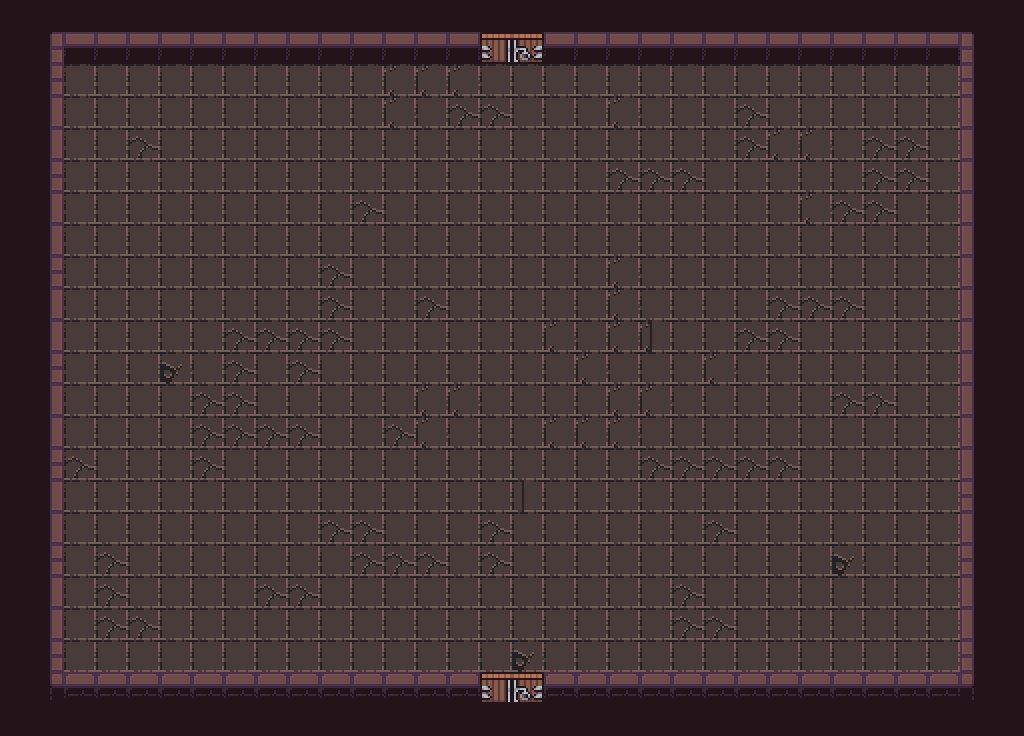

A 2D game scene composited from a Tiled map and its tileset images. What follows is a short description and the map's XML, with every tile layer's data as written:
An orthogonal 32x23 tile map with 32x32 px tiles, 2 tile layers (Floor, Walls), 2 tilesets and 8 objects.

<map version="1.10" tiledversion="1.10.2" orientation="orthogonal" renderorder="right-down" width="32" height="23" tilewidth="32" tileheight="32" infinite="0" nextlayerid="5" nextobjectid="9">
 <tileset firstgid="1" source="tiles/atlas_floor- 32x32.tsx" />
 <tileset firstgid="50" source="tiles/Dungeon_Tileset32x32.tsx" />
 <layer id="1" name="Floor" width="32" height="23">
  <data encoding="csv">
1,1,1,1,1,1,1,1,1,1,1,1,1,1,1,1,1,1,1,1,1,1,1,1,1,1,1,1,1,1,1,1,
1,1,2,1,1,2,1,1,1,1,1,1,1,1,1,1,1,1,1,1,1,1,1,1,1,1,1,1,1,1,1,1,
1,1,1,1,1,1,1,1,1,1,1,1,9,9,9,1,1,1,1,1,1,1,1,1,1,1,1,1,1,1,1,1,
1,1,1,1,1,1,1,1,1,1,1,1,9,1,2,2,1,1,1,9,1,1,1,2,1,1,1,1,1,1,1,1,
1,1,1,1,2,1,1,1,1,1,1,1,1,1,1,1,1,1,1,1,1,1,1,2,9,9,1,2,2,1,1,1,
1,1,1,1,1,1,1,1,1,1,1,1,1,1,1,1,1,1,1,2,2,2,1,1,1,1,1,2,2,1,1,1,
1,1,1,1,1,1,1,1,1,1,1,2,1,1,1,1,1,1,1,1,1,1,1,1,1,9,2,2,1,1,1,1,
1,1,1,1,1,1,1,1,1,1,1,1,1,1,1,1,1,1,1,1,1,1,1,1,1,1,1,1,1,1,1,1,
1,1,1,1,1,1,1,1,1,1,2,1,1,1,1,1,1,1,1,9,1,1,1,1,1,1,1,1,1,1,1,1,
1,1,1,1,1,1,1,1,1,1,2,1,1,2,1,1,1,1,1,9,1,1,1,1,2,2,2,1,1,1,1,1,
1,1,1,1,1,1,1,2,2,2,2,1,1,1,1,1,1,9,1,9,9,1,1,2,2,1,1,1,1,1,1,1,
1,1,1,1,1,8,1,2,1,2,1,1,1,1,1,1,1,1,9,1,1,1,9,1,1,1,1,1,1,1,1,1,
1,1,1,1,1,1,2,2,1,1,1,1,1,9,9,1,1,1,1,9,9,1,1,1,1,1,2,2,1,1,1,1,
1,1,1,1,1,1,2,2,2,2,1,1,2,9,1,1,1,9,9,9,1,1,1,1,1,1,1,1,1,1,1,1,
1,1,2,1,1,1,2,1,1,1,1,1,1,1,1,1,1,1,1,1,2,2,2,2,2,1,1,1,1,1,1,1,
1,1,1,1,1,1,1,1,1,1,1,1,1,1,1,1,1,1,1,1,1,1,1,1,1,1,1,1,1,1,1,1,
1,1,1,1,1,1,1,1,1,1,2,2,1,1,1,2,1,1,1,1,1,1,2,1,1,1,1,1,1,1,1,1,
1,1,1,2,1,1,1,1,1,1,1,2,2,2,1,2,1,1,1,1,1,1,1,1,1,1,8,1,1,1,1,1,
1,1,1,2,1,1,1,1,2,2,1,1,1,1,1,1,1,1,1,1,1,2,1,1,1,1,1,1,1,1,1,1,
1,1,1,2,2,1,1,1,1,1,1,1,1,1,1,1,1,1,1,1,1,2,2,1,1,1,1,1,1,1,1,1,
1,1,1,1,1,1,1,1,1,1,1,1,1,1,1,1,8,1,1,1,1,1,1,1,1,1,1,1,1,1,1,1,
1,1,2,2,2,1,1,1,1,2,2,2,2,1,1,1,1,1,1,1,1,1,1,1,1,1,1,1,1,1,1,1,
1,1,1,1,1,1,1,1,1,1,1,1,1,1,1,1,1,1,1,1,1,1,1,1,1,1,1,1,1,1,1,1
</data>
 </layer>
 <layer id="2" name="Walls" width="32" height="23">
  <data encoding="csv">
128,128,128,128,128,128,128,128,128,128,128,128,128,128,128,128,128,128,128,128,128,128,128,128,128,128,128,128,128,128,128,128,
128,50,101,101,101,101,101,101,101,101,101,101,101,101,101,86,87,101,101,101,101,101,101,101,101,101,101,101,101,101,55,128,
128,70,0,0,0,0,0,0,0,0,0,0,0,0,0,0,0,0,0,0,0,0,0,0,0,0,0,0,0,0,75,128,
128,80,0,0,0,0,0,0,0,0,0,0,0,0,0,0,0,0,0,0,0,0,0,0,0,0,0,0,0,0,85,128,
128,60,0,0,0,0,0,0,0,0,0,0,0,0,0,0,0,0,0,0,0,0,0,0,0,0,0,0,0,0,85,128,
128,70,0,0,0,0,0,0,0,0,0,0,0,0,0,0,0,0,0,0,0,0,0,0,0,0,0,0,0,0,85,128,
128,80,0,0,0,0,0,0,0,0,0,0,0,0,0,0,0,0,0,0,0,0,0,0,0,0,0,0,0,0,85,128,
128,60,0,0,0,0,0,0,0,0,0,0,0,0,0,0,0,0,0,0,0,0,0,0,0,0,0,0,0,0,85,128,
128,70,0,0,0,0,0,0,0,0,0,0,0,0,0,0,0,0,0,0,0,0,0,0,0,0,0,0,0,0,85,128,
128,80,0,0,0,0,0,0,0,0,0,0,0,0,0,0,0,0,0,0,0,0,0,0,0,0,0,0,0,0,85,128,
128,60,0,0,0,0,0,0,0,0,0,0,0,0,0,0,0,0,0,0,40,0,0,0,0,0,0,0,0,0,85,128,
128,70,0,0,0,0,0,0,0,0,0,0,0,0,0,0,0,0,0,0,0,0,0,0,0,0,0,0,0,0,85,128,
128,80,0,0,0,0,0,0,0,0,0,0,0,0,0,0,0,0,0,0,0,0,0,0,0,0,0,0,0,0,85,128,
128,60,0,0,0,0,0,0,0,0,0,0,0,0,0,0,0,0,0,0,0,0,0,0,0,0,0,0,0,0,85,128,
128,70,0,0,0,0,0,0,0,0,0,0,0,0,0,0,0,0,0,0,0,0,0,0,0,0,0,0,0,0,85,128,
128,80,0,0,0,0,0,0,0,0,0,0,0,0,0,0,40,0,0,0,0,0,0,0,0,0,0,0,0,0,75,128,
128,60,0,0,0,0,0,0,0,0,0,0,0,0,0,0,0,0,0,0,0,0,0,0,0,0,0,0,0,0,85,128,
128,70,0,0,0,0,0,0,0,0,0,0,0,0,0,0,0,0,0,0,0,0,0,0,0,0,0,0,0,0,75,128,
128,80,0,0,0,0,0,0,0,0,0,0,0,0,0,0,0,0,0,0,0,0,0,0,0,0,0,0,0,0,85,128,
128,60,0,0,0,0,0,0,0,0,0,0,0,0,0,0,0,0,0,0,0,0,0,0,0,0,0,0,0,0,65,128,
128,70,0,0,0,0,0,0,0,0,0,0,0,0,0,0,0,0,0,0,0,0,0,0,0,0,0,0,0,0,75,128,
128,90,91,91,91,91,91,91,91,91,91,91,91,91,91,86,87,91,91,91,91,91,91,91,91,91,91,91,91,91,95,128,
128,128,128,128,128,128,128,128,128,128,128,128,128,128,128,128,128,128,128,128,128,128,128,128,128,128,128,128,128,128,128,128
</data>
 </layer>
 <objectgroup id="3" name="Collision">
  <object id="1" x="29.4368" y="30.9184" width="449.25" height="32" />
  <object id="2" x="542.062" y="31.6684" width="449.25" height="32" />
  <object id="3" x="30.0116" y="670.757" width="449.25" height="32" />
  <object id="4" x="542.637" y="671.507" width="449.25" height="32" />
  <object id="5" x="959.583" y="63.703" width="32" height="607.188" />
  <object id="6" x="29.0833" y="64.109" width="32" height="607.188" />
 </objectgroup>
 <objectgroup id="4" name="Doors">
  <object id="7" x="481.188" y="30.6667" width="61.625" height="32" />
  <object id="8" x="480.656" y="671.928" width="61.625" height="32" />
 </objectgroup>
</map>
